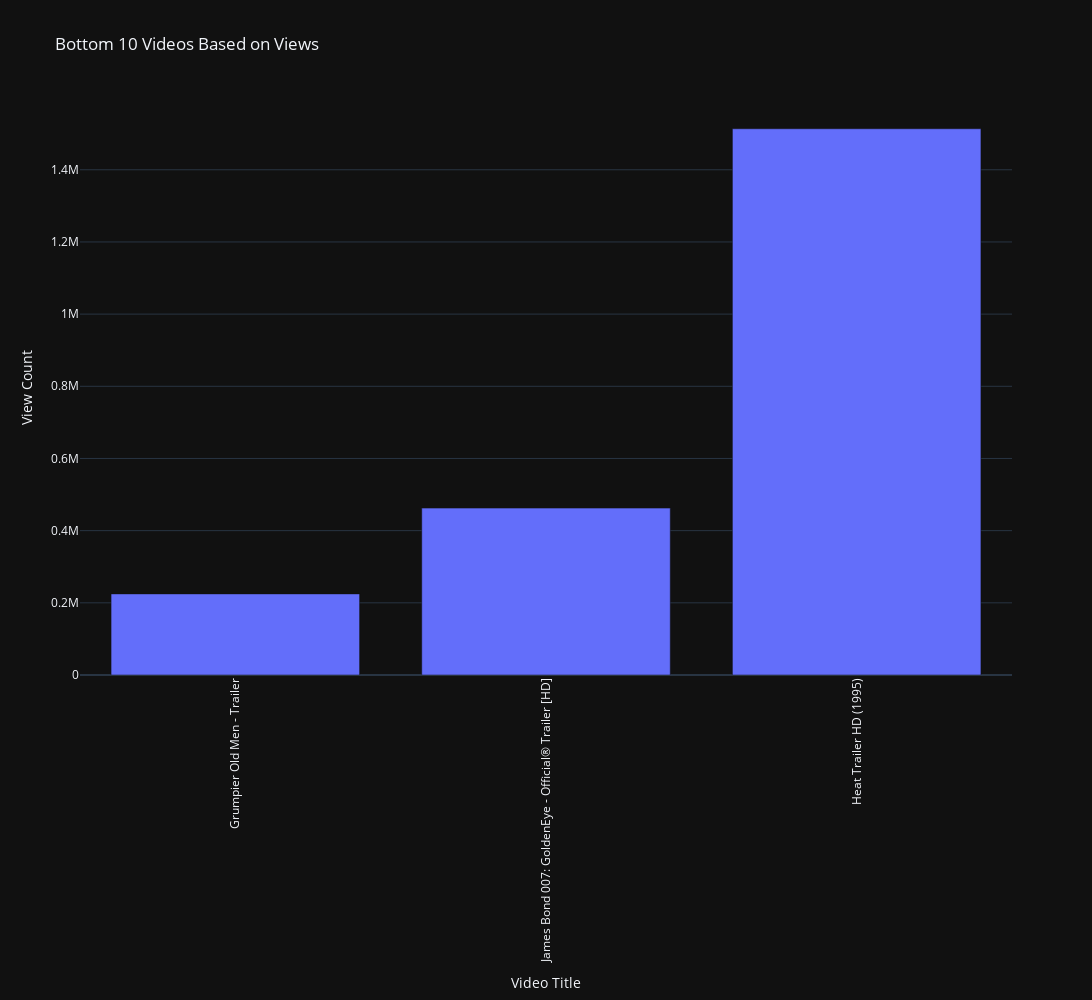

Notebook code for this chart:
### Code cell
fig = px.bar(
    bottom_10_views,
    x = 'title',
    y = 'viewCount',
    title = 'Bottom 10 Videos Based on Views',
    labels = { 'title' : 'Video Title', 'viewCount' : 'View Count' },
    width = width,
    height = height,
    template = template
)
fig.update_layout(xaxis_tickangle = xaxis_tickangle)
fig.show()

### Figure 1 — Plotly figure (JSON) as saved in the notebook; plotly's stock layout.template omitted (floating-point values rounded to 4 significant figures)
{"data": [{"alignmentgroup": "True", "hovertemplate": "Video Title=%{x}<br>View Count=%{y}<extra></extra>", "legendgroup": "", "marker": {"color": "#636efa", "pattern": {"shape": ""}}, "name": "", "offsetgroup": "", "orientation": "v", "showlegend": false, "textposition": "auto", "type": "bar", "x": ["Grumpier Old Men - Trailer", "James Bond 007: GoldenEye - Official® Trailer [HD]", "Heat Trailer HD (1995)"], "xaxis": "x", "y": [224719, 462443, 1513651], "yaxis": "y"}], "layout": {"barmode": "relative", "height": 1000, "legend": {"tracegroupgap": 0}, "title": {"text": "Bottom 10 Videos Based on Views"}, "width": 1600, "xaxis": {"anchor": "y", "domain": [0, 1], "tickangle": -90, "title": {"text": "Video Title"}}, "yaxis": {"anchor": "x", "domain": [0, 1], "title": {"text": "View Count"}}}}
